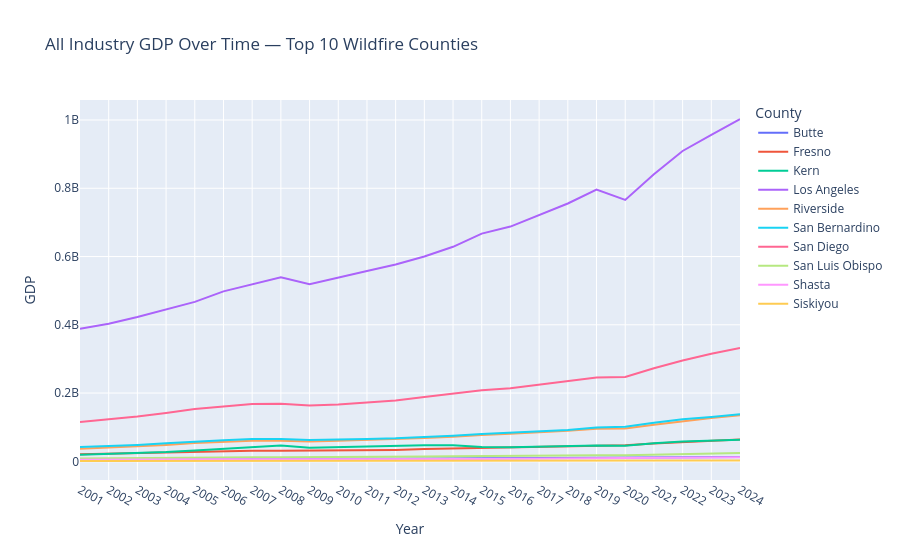

Source (notebook cell):
### Code cell
import pandas as pd
import plotly.express as px

# ── Wildfire Data ──────────────────────────────────────────────────────────────
df = pd.read_csv("../data/wilde_fire_data_county.csv")
top_counties = (
    df[df["incident_date_created"].between("2015-01-01", "2025-12-31")]
    .value_counts("incident_county")
    .head(10)
    .index.tolist()
)

# ── GDP Data ───────────────────────────────────────────────────────────────────
gdp_df = pd.read_csv("../data/CAGDP2_CA_2001_2024.csv")

year_cols = [col for col in gdp_df.columns if col.isdigit()]
ca_gdp = (
    gdp_df[gdp_df["Description"].str.strip() == "All industry total"]
    .assign(
        fips=lambda d: d["GeoFIPS"]
        .astype(str)
        .str.replace('"', "", regex=False)
        .str.strip(),
        county_name=lambda d: d["GeoName"]
        .astype(str)
        .str.replace(", CA", "", regex=False)
        .str.strip(),
    )
    .pipe(
        lambda d: d[
            d["fips"].str.match(r"^060\d{2}$", na=False) & (d["fips"] != "06000")
        ]
    )
)

ca_gdp[year_cols] = ca_gdp[year_cols].apply(pd.to_numeric, errors="coerce")

# Reshape wide → long, filter to top 10 wildfire counties
ts_df = (
    ca_gdp.melt(
        id_vars=["county_name", "fips"],
        value_vars=year_cols,
        var_name="year",
        value_name="gdp",
    )
    .assign(year=lambda d: d["year"].astype(int))
    .dropna(subset=["gdp"])
    .pipe(lambda d: d[d["county_name"].isin(top_counties)])
)

# ── Plot ───────────────────────────────────────────────────────────────────────
fig = px.line(
    ts_df,
    x="year",
    y="gdp",
    color="county_name",
    hover_name="county_name",
    title="All Industry GDP Over Time — Top 10 Wildfire Counties",
    labels={"year": "Year", "gdp": "GDP", "county_name": "County"},
)
fig.update_layout(xaxis=dict(tickmode="linear"), hovermode="x unified")
fig.show()

### Figure 1 — Plotly figure (JSON) as saved in the notebook; plotly's stock layout.template omitted (floating-point values rounded to 4 significant figures)
{"data": [{"hovertemplate": "<b>%{hovertext}</b><br><br>County=Butte<br>Year=%{x}<br>GDP=%{y}<extra></extra>", "hovertext": ["Butte", "Butte", "Butte", "Butte", "Butte", "Butte", "Butte", "Butte", "Butte", "Butte", "Butte", "Butte", "Butte", "Butte", "Butte", "Butte", "Butte", "Butte", "Butte", "Butte", "Butte", "Butte", "Butte", "Butte"], "legendgroup": "Butte", "line": {"color": "#636efa", "dash": "solid"}, "marker": {"symbol": "circle"}, "mode": "lines", "name": "Butte", "orientation": "v", "showlegend": true, "type": "scatter", "x": [2001, 2002, 2003, 2004, 2005, 2006, 2007, 2008, 2009, 2010, 2011, 2012, 2013, 2014, 2015, 2016, 2017, 2018, 2019, 2020, 2021, 2022, 2023, 2024], "xaxis": "x", "y": [4814972, 5271895, 5633078, 5898564, 6228765, 6671597, 6800546, 6814982, 6968064, 7113018, 7252580, 7266075, 7632275, 7591042, 8041144, 8682904, 9181452, 9461545, 9869630, 9551736, 10339034, 10865815, 11864633, 12901012], "yaxis": "y"}, {"hovertemplate": "<b>%{hovertext}</b><br><br>County=Fresno<br>Year=%{x}<br>GDP=%{y}<extra></extra>", "hovertext": ["Fresno", "Fresno", "Fresno", "Fresno", "Fresno", "Fresno", "Fresno", "Fresno", "Fresno", "Fresno", "Fresno", "Fresno", "Fresno", "Fresno", "Fresno", "Fresno", "Fresno", "Fresno", "Fresno", "Fresno", "Fresno", "Fresno", "Fresno", "Fresno"], "legendgroup": "Fresno", "line": {"color": "#EF553B", "dash": "solid"}, "marker": {"symbol": "circle"}, "mode": "lines", "name": "Fresno", "orientation": "v", "showlegend": true, "type": "scatter", "x": [2001, 2002, 2003, 2004, 2005, 2006, 2007, 2008, 2009, 2010, 2011, 2012, 2013, 2014, 2015, 2016, 2017, 2018, 2019, 2020, 2021, 2022, 2023, 2024], "xaxis": "x", "y": [21072492, 23139506, 25186546, 26776494, 28199278, 30526310, 31301937, 31002431, 31296023, 32317672, 33957255, 33556402, 35856786, 37447463, 39044721, 40546805, 42568888, 44516333, 46716875, 47109675, 51933511, 56173175, 60432380, 64216914], "yaxis": "y"}, {"hovertemplate": "<b>%{hovertext}</b><br><br>County=Kern<br>Year=%{x}<br>GDP=%{y}<extra></extra>", "hovertext": ["Kern", "Kern", "Kern", "Kern", "Kern", "Kern", "Kern", "Kern", "Kern", "Kern", "Kern", "Kern", "Kern", "Kern", "Kern", "Kern", "Kern", "Kern", "Kern", "Kern", "Kern", "Kern", "Kern", "Kern"], "legendgroup": "Kern", "line": {"color": "#00cc96", "dash": "solid"}, "marker": {"symbol": "circle"}, "mode": "lines", "name": "Kern", "orientation": "v", "showlegend": true, "type": "scatter", "x": [2001, 2002, 2003, 2004, 2005, 2006, 2007, 2008, 2009, 2010, 2011, 2012, 2013, 2014, 2015, 2016, 2017, 2018, 2019, 2020, 2021, 2022, 2023, 2024], "xaxis": "x", "y": [19531786, 21670279, 23539730, 27159018, 31596401, 36986668, 42631833, 46265785, 39684415, 41785032, 43954455, 46508179, 47098717, 47459214, 42329440, 41404338, 43812095, 45646364, 46755289, 45758812, 53106013, 57902658, 60180594, 63069657], "yaxis": "y"}, {"hovertemplate": "<b>%{hovertext}</b><br><br>County=Los Angeles<br>Year=%{x}<br>GDP=%{y}<extra></extra>", "hovertext": ["Los Angeles", "Los Angeles", "Los Angeles", "Los Angeles", "Los Angeles", "Los Angeles", "Los Angeles", "Los Angeles", "Los Angeles", "Los Angeles", "Los Angeles", "Los Angeles", "Los Angeles", "Los Angeles", "Los Angeles", "Los Angeles", "Los Angeles", "Los Angeles", "Los Angeles", "Los Angeles", "Los Angeles", "Los Angeles", "Los Angeles", "Los Angeles"], "legendgroup": "Los Angeles", "line": {"color": "#ab63fa", "dash": "solid"}, "marker": {"symbol": "circle"}, "mode": "lines", "name": "Los Angeles", "orientation": "v", "showlegend": true, "type": "scatter", "x": [2001, 2002, 2003, 2004, 2005, 2006, 2007, 2008, 2009, 2010, 2011, 2012, 2013, 2014, 2015, 2016, 2017, 2018, 2019, 2020, 2021, 2022, 2023, 2024], "xaxis": "x", "y": [388588265, 402912466, 422751231, 444475896, 467179943, 497988979, 518786826, 539074844, 518967088, 537427551, 557551527, 576831706, 600243761, 628546369, 667257201, 687790470, 720841757, 755372387, 796023430, 765988904, 840970679, 909321173, 956211290, 1002965029], "yaxis": "y"}, {"hovertemplate": "<b>%{hovertext}</b><br><br>County=Riverside<br>Year=%{x}<br>GDP=%{y}<extra></extra>", "hovertext": ["Riverside", "Riverside", "Riverside", "Riverside", "Riverside", "Riverside", "Riverside", "Riverside", "Riverside", "Riverside", "Riverside", "Riverside", "Riverside", "Riverside", "Riverside", "Riverside", "Riverside", "Riverside", "Riverside", "Riverside", "Riverside", "Riverside", "Riverside", "Riverside"], "legendgroup": "Riverside", "line": {"color": "#FFA15A", "dash": "solid"}, "marker": {"symbol": "circle"}, "mode": "lines", "name": "Riverside", "orientation": "v", "showlegend": true, "type": "scatter", "x": [2001, 2002, 2003, 2004, 2005, 2006, 2007, 2008, 2009, 2010, 2011, 2012, 2013, 2014, 2015, 2016, 2017, 2018, 2019, 2020, 2021, 2022, 2023, 2024], "xaxis": "x", "y": [36513666, 39735541, 43395913, 48189198, 53410789, 58012693, 60581891, 59975055, 58250985, 60203075, 62556645, 63918932, 68360839, 71927082, 77365817, 80522072, 84070198, 89364658, 95293750, 96352221, 107087363, 117785538, 126999283, 134756586], "yaxis": "y"}, {"hovertemplate": "<b>%{hovertext}</b><br><br>County=San Bernardino<br>Year=%{x}<br>GDP=%{y}<extra></extra>", "hovertext": ["San Bernardino", "San Bernardino", "San Bernardino", "San Bernardino", "San Bernardino", "San Bernardino", "San Bernardino", "San Bernardino", "San Bernardino", "San Bernardino", "San Bernardino", "San Bernardino", "San Bernardino", "San Bernardino", "San Bernardino", "San Bernardino", "San Bernardino", "San Bernardino", "San Bernardino", "San Bernardino", "San Bernardino", "San Bernardino", "San Bernardino", "San Bernardino"], "legendgroup": "San Bernardino", "line": {"color": "#19d3f3", "dash": "solid"}, "marker": {"symbol": "circle"}, "mode": "lines", "name": "San Bernardino", "orientation": "v", "showlegend": true, "type": "scatter", "x": [2001, 2002, 2003, 2004, 2005, 2006, 2007, 2008, 2009, 2010, 2011, 2012, 2013, 2014, 2015, 2016, 2017, 2018, 2019, 2020, 2021, 2022, 2023, 2024], "xaxis": "x", "y": [41783612, 44434465, 48228323, 52827601, 57732449, 61978916, 65269875, 65354590, 62814088, 63592935, 65686157, 67535577, 70800777, 75091556, 80182380, 83644188, 87133086, 91882188, 98887180, 101026007, 112764906, 123150065, 129913333, 137913905], "yaxis": "y"}, {"hovertemplate": "<b>%{hovertext}</b><br><br>County=San Diego<br>Year=%{x}<br>GDP=%{y}<extra></extra>", "hovertext": ["San Diego", "San Diego", "San Diego", "San Diego", "San Diego", "San Diego", "San Diego", "San Diego", "San Diego", "San Diego", "San Diego", "San Diego", "San Diego", "San Diego", "San Diego", "San Diego", "San Diego", "San Diego", "San Diego", "San Diego", "San Diego", "San Diego", "San Diego", "San Diego"], "legendgroup": "San Diego", "line": {"color": "#FF6692", "dash": "solid"}, "marker": {"symbol": "circle"}, "mode": "lines", "name": "San Diego", "orientation": "v", "showlegend": true, "type": "scatter", "x": [2001, 2002, 2003, 2004, 2005, 2006, 2007, 2008, 2009, 2010, 2011, 2012, 2013, 2014, 2015, 2016, 2017, 2018, 2019, 2020, 2021, 2022, 2023, 2024], "xaxis": "x", "y": [114955415, 122590876, 131300883, 141748253, 153018106, 160879592, 167679715, 168619416, 163754184, 166853350, 172673079, 178060071, 188544901, 197821789, 208543077, 213889714, 224767520, 234685540, 245745237, 247087819, 272918836, 295367330, 315273188, 331867565], "yaxis": "y"}, {"hovertemplate": "<b>%{hovertext}</b><br><br>County=San Luis Obispo<br>Year=%{x}<br>GDP=%{y}<extra></extra>", "hovertext": ["San Luis Obispo", "San Luis Obispo", "San Luis Obispo", "San Luis Obispo", "San Luis Obispo", "San Luis Obispo", "San Luis Obispo", "San Luis Obispo", "San Luis Obispo", "San Luis Obispo", "San Luis Obispo", "San Luis Obispo", "San Luis Obispo", "San Luis Obispo", "San Luis Obispo", "San Luis Obispo", "San Luis Obispo", "San Luis Obispo", "San Luis Obispo", "San Luis Obispo", "San Luis Obispo", "San Luis Obispo", "San Luis Obispo", "San Luis Obispo"], "legendgroup": "San Luis Obispo", "line": {"color": "#B6E880", "dash": "solid"}, "marker": {"symbol": "circle"}, "mode": "lines", "name": "San Luis Obispo", "orientation": "v", "showlegend": true, "type": "scatter", "x": [2001, 2002, 2003, 2004, 2005, 2006, 2007, 2008, 2009, 2010, 2011, 2012, 2013, 2014, 2015, 2016, 2017, 2018, 2019, 2020, 2021, 2022, 2023, 2024], "xaxis": "x", "y": [8250158, 9229572, 9719392, 10095760, 10884972, 11592131, 11931068, 11688211, 11846075, 12485472, 12948599, 13442388, 14277384, 14948383, 16009628, 16359598, 16779957, 17594844, 18075308, 18183479, 20308067, 22032070, 23063968, 24505477], "yaxis": "y"}, {"hovertemplate": "<b>%{hovertext}</b><br><br>County=Shasta<br>Year=%{x}<br>GDP=%{y}<extra></extra>", "hovertext": ["Shasta", "Shasta", "Shasta", "Shasta", "Shasta", "Shasta", "Shasta", "Shasta", "Shasta", "Shasta", "Shasta", "Shasta", "Shasta", "Shasta", "Shasta", "Shasta", "Shasta", "Shasta", "Shasta", "Shasta", "Shasta", "Shasta", "Shasta", "Shasta"], "legendgroup": "Shasta", "line": {"color": "#FF97FF", "dash": "solid"}, "marker": {"symbol": "circle"}, "mode": "lines", "name": "Shasta", "orientation": "v", "showlegend": true, "type": "scatter", "x": [2001, 2002, 2003, 2004, 2005, 2006, 2007, 2008, 2009, 2010, 2011, 2012, 2013, 2014, 2015, 2016, 2017, 2018, 2019, 2020, 2021, 2022, 2023, 2024], "xaxis": "x", "y": [4656706, 5270808, 5550156, 5601739, 5678407, 6159204, 6120019, 6019970, 6096759, 6312224, 6531721, 6369211, 6517706, 6839415, 7109083, 7545090, 8147396, 8077936, 8760746, 8763135, 9445334, 10037786, 11041423, 11869690], "yaxis": "y"}, {"hovertemplate": "<b>%{hovertext}</b><br><br>County=Siskiyou<br>Year=%{x}<br>GDP=%{y}<extra></extra>", "hovertext": ["Siskiyou", "Siskiyou", "Siskiyou", "Siskiyou", "Siskiyou", "Siskiyou", "Siskiyou", "Siskiyou", "Siskiyou", "Siskiyou", "Siskiyou", "Siskiyou", "Siskiyou", "Siskiyou", "Siskiyou", "Siskiyou", "Siskiyou", "Siskiyou", "Siskiyou", "Siskiyou", "Siskiyou", "Siskiyou", "Siskiyou", "Siskiyou"], "legendgroup": "Siskiyou", "line": {"color": "#FECB52", "dash": "solid"}, "marker": {"symbol": "circle"}, "mode": "lines", "name": "Siskiyou", "orientation": "v", "showlegend": true, "type": "scatter", "x": [2001, 2002, 2003, 2004, 2005, 2006, 2007, 2008, 2009, 2010, 2011, 2012, 2013, 2014, 2015, 2016, 2017, 2018, 2019, 2020, 2021, 2022, 2023, 2024], "xaxis": "x", "y": [987225, 1129582, 1104676, 1134672, 1144187, 1241770, 1254559, 1376089, 1251931, 1246110, 1400922, 1383032, 1394222, 1471556, 1596764, 1650212, 1637738, 1675270, 1711190, 1771460, 1887835, 2132574, 2270730, 2303711], "yaxis": "y"}], "layout": {"hovermode": "x unified", "legend": {"title": {"text": "County"}, "tracegroupgap": 0}, "title": {"text": "All Industry GDP Over Time — Top 10 Wildfire Counties"}, "xaxis": {"anchor": "y", "domain": [0, 1], "tickmode": "linear", "title": {"text": "Year"}}, "yaxis": {"anchor": "x", "domain": [0, 1], "title": {"text": "GDP"}}}}
